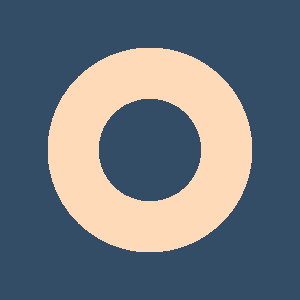

This chart was generated by the following Python code:
#!/usr/bin/env python

# Render a disk using vtkDiskSource with a tomato back-face.

# Factory overrides: importing these modules registers the OpenGL rendering
# and interaction style implementations for vtkRenderingCore factory classes.
import vtkmodules.vtkInteractionStyle  # noqa: F401
import vtkmodules.vtkRenderingOpenGL2  # noqa: F401
# VTK pipeline classes used in this example
from vtkmodules.vtkFiltersSources import vtkDiskSource
from vtkmodules.vtkRenderingCore import (
    vtkActor,
    vtkPolyDataMapper,
    vtkProperty,
    vtkRenderWindow,
    vtkRenderWindowInteractor,
    vtkRenderer,
)

# Colors (normalized RGB)
peach_puff_rgb = (1.0, 0.855, 0.725)
tomato_rgb = (1.0, 0.388, 0.278)
background_rgb = (0.200, 0.302, 0.400)

# Source: generate disk polygon data
source = vtkDiskSource()
source.SetCircumferentialResolution(51)

# Mapper: map polygon data to graphics primitives
mapper = vtkPolyDataMapper()
mapper.SetInputConnection(source.GetOutputPort())

# Actor: assign the mapped geometry with a tomato back-face
back_property = vtkProperty()
back_property.SetColor(tomato_rgb)
actor = vtkActor()
actor.SetMapper(mapper)
actor.GetProperty().SetColor(peach_puff_rgb)
actor.SetBackfaceProperty(back_property)

# Renderer: assemble the scene and configure the camera
renderer = vtkRenderer()
renderer.AddActor(actor)
renderer.SetBackground(background_rgb)

# Window: display the rendered scene
render_window = vtkRenderWindow()
render_window.AddRenderer(renderer)
render_window.SetWindowName("source object disk")
render_window.SetMultiSamples(0)
render_window.SetSize(300, 300)

# Interactor: handle mouse and keyboard events
render_window_interactor = vtkRenderWindowInteractor()
render_window_interactor.SetRenderWindow(render_window)

# Scene: configure the camera
renderer.ResetCamera()

render_window_interactor.Initialize()
render_window_interactor.Start()
